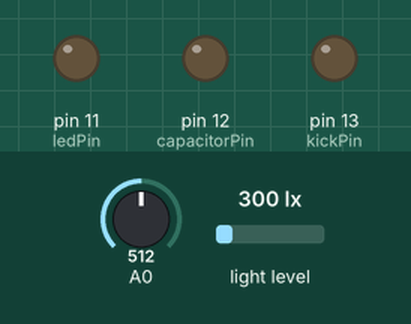
This sketch was run on a simulated Arduino Uno, built with avr-gcc and run on an emulated ATmega328P. Parts: output pins drawn as LEDs (lit = HIGH). Inputs (shaded band) come from the test bench; at power-on: A0 = 512, light level 300 lx.

Above: at 1.2 s.
1.3 s: A0 set to 314
2.8 s: A0 set to 284
At 4.1 s:
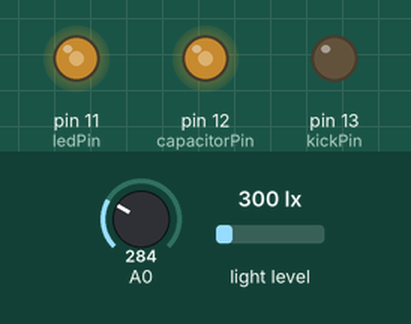
Timing chart, 0 to 5.8 s (numbered marks = the images above; inputs shaded):
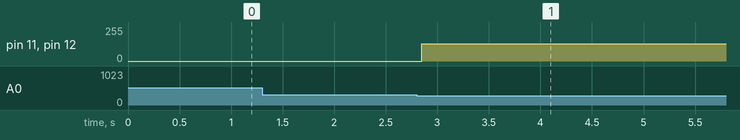

The sketch:

Firefly.ino
```cpp
// Upload libraries
#include <Wire.h>
#include <BH1750.h>

// Declare luminosity meter
BH1750 lightMeter;

// Declare variables
const int ledPin = 11;
const int capacitorPin = 12;
const int kickPin = 13;

int capacitorState = LOW;
int kickState = LOW;

float luxMeasurements[20];
int capacitorCharge;

const long kickLength = 2;
const long refractoryPeriod = 100;
long countKick = 0;
long countRefractory = 0;

void setup(){
  Serial.begin(9600);
  // Initialize the I2C bus (BH1750 library doesn't do this automatically)
  Wire.begin();

  // Initialize luminosity meter
  lightMeter.begin();

  // Set initial values
  pinMode(ledPin, OUTPUT);
  pinMode(capacitorPin, OUTPUT);
  pinMode(kickPin, OUTPUT);
  digitalWrite(ledPin, capacitorState);
  digitalWrite(capacitorPin, capacitorState);
  digitalWrite(kickPin, kickState);

  for (int i = 0; i <= 19; i++) {
    luxMeasurements[i]=0.0;
  }
}

void loop() {
  // Update counters
  countKick = countKick+1;
  countRefractory = countRefractory+1;

  // Measure capacitor charge
  capacitorCharge = analogRead(A0);

  // Update stack of luminosity measurements with last measure
  for (int i = 0; i <= 18; i++) {
    luxMeasurements[i]=luxMeasurements[i+1];
  }
  luxMeasurements[19] = lightMeter.readLightLevel();

  // Compute averages
  float lux0 = 0.0;
  float lux1 = 0.0;

  for (int i = 0; i <= 9; i++) {
    lux0 = lux0 + luxMeasurements[i];
    lux1 = lux1 + luxMeasurements[i+10];
  }

  // Decide if capacitor charging/unchargin state flips
  if (capacitorCharge <= 300 || capacitorCharge >= 723) {
    capacitorState = !capacitorState;
    digitalWrite(ledPin,capacitorState);
    digitalWrite(capacitorPin, capacitorState);
  }
  else {
    // Decide if system receives a kick due to a nearby light turning on
    if (countRefractory>=refractoryPeriod && lux1>1.2*lux0) {
      countKick = 0;
      countRefractory = 0;
      kickState = HIGH;
      digitalWrite(kickPin, kickState);
      //Serial.println("1");
    }

  }

  // Stop kick
  if (kickState==HIGH && countKick>=kickLength){
    kickState = LOW;
    digitalWrite(kickPin, kickState);
  }

  delay(1);
}
```

Measured:
- the behaviour switches between 301 and 300 on A0 (found by bisection; images 0 and 1)
- after the input at 1.3 s, every drawn part: stays the same
- after the input at 2.8 s, pin 11 (ledPin), pin 12 (capacitorPin): 0/255 → 130/255 after 0.05 s
